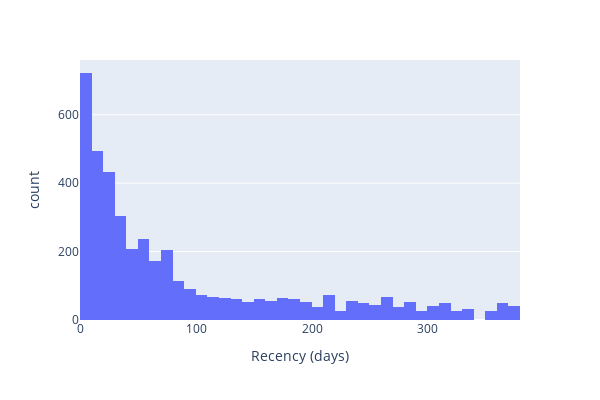

Here is the notebook cell this chart was saved with:
### Code cell
fig = px.histogram(
    data_frame=recency_data, x="Recency",
    labels={"Recency": "Recency (days)"},
    height=400, width=600
)
fig.show()

### Figure 1 — Plotly figure (JSON) as saved in the notebook; plotly's stock layout.template omitted (floating-point values rounded to 4 significant figures; data arrays with more than 128 entries replaced by an {"elided": "..."} marker saying what was removed)
{"data": [{"alignmentgroup": "True", "bingroup": "x", "hovertemplate": "Recency (days)=%{x}<br>count=%{y}<extra></extra>", "legendgroup": "", "marker": {"color": "#636efa", "pattern": {"shape": ""}}, "name": "", "offsetgroup": "", "orientation": "v", "showlegend": false, "type": "histogram", "x": {"elided": "4339 int values"}, "xaxis": "x", "yaxis": "y"}], "layout": {"barmode": "relative", "height": 400, "legend": {"tracegroupgap": 0}, "margin": {"t": 60}, "width": 600, "xaxis": {"anchor": "y", "domain": [0, 1], "title": {"text": "Recency (days)"}}, "yaxis": {"anchor": "x", "domain": [0, 1], "title": {"text": "count"}}}}
